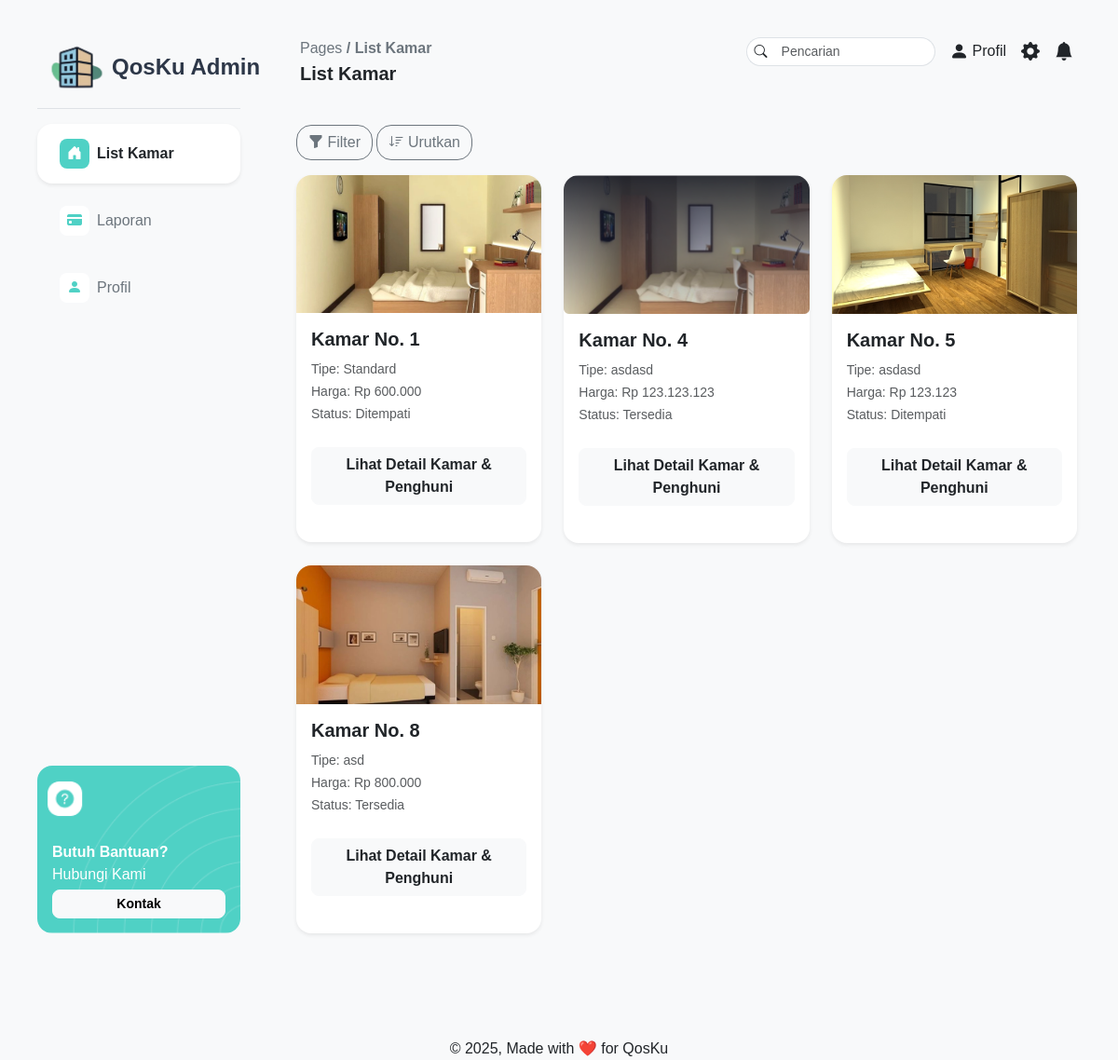
The page /pages/admin/dashboard.php (signed in) on the database its author committed.
### tables this page shows
CREATE TABLE `kamar_kos` (
  `idKamar` int(11) NOT NULL,
  `nomorKamar` int(11) NOT NULL,
  `tipeKamar` varchar(255) NOT NULL,
  `harga` int(11) NOT NULL,
  `statusKetersediaan` enum('Tersedia','Ditempati','Dalam Perbaikan') NOT NULL DEFAULT 'Tersedia',
  `deskripsi` varchar(255) NOT NULL,
  `gambar` varchar(255) NOT NULL
);

### pages/admin/dashboard.php (the view, shortened to what this page needs)
<?php
require_once '../../php/connect.php';
$query = "SELECT * FROM kamar_kos ORDER BY nomorKamar";
$result = $connect->query($query);
$rooms = [];
if ($result) {
  $rooms = $result->fetch_all(MYSQLI_ASSOC);
}
?>
<!DOCTYPE html>
<html lang="en">
<head>
  <link href="https://cdn.jsdelivr.net/npm/bootstrap@5.3.6/dist/css/bootstrap.min.css" rel="stylesheet"
>
  <link rel="stylesheet" href="../../assets/css/style.css">
  <link rel="stylesheet" href="https://cdn.jsdelivr.net/npm/bootstrap-icons@1.13.1/font/bootstrap-icons.min.css">
</head>
<body class="bg-light">
  <div class="d-flex min-vh-100 ms-4 me-4">
    <nav class="bg-transparent p-3 me-4 d-flex flex-column flex-shrink-0" style="width: 250px;">
      <a class="navbar-brand fw-bold fs-4 pt-3 border-bottom" href="#" style="color: #2D3748;">
        <img src="../../assets/img/QosKuIMG.png" class="mb-1" alt="Logo" height="80">QosKu Admin
      </a>
      <div class="flex-grow-1 mt-3 d-flex flex-column justify-content-between h-100">
        <ul class="nav flex-column">
          <li class="nav-item mb-2">
            <div class="bg-white rounded-4 shadow-sm py-2 px-2 d-flex align-items-center">
              <a href="#" class="nav-link text-dark fw-bold d-flex align-items-center gap-2">
                <span class="d-flex justify-content-center align-items-center rounded-3"
                  style="width: 32px; height: 32px; background-color: #4FD1C5;">
                  <i class="bi bi-house-door-fill text-white"></i>
                </span>
                List Kamar
              </a>
            </div>
          </li>
          <li class="nav-item mb-2">
            <div class="bg-transparent rounded-4 py-2 px-2 d-flex align-items-center">
              <a href="#" class="nav-link text-secondary d-flex align-items-center gap-2">
                <span class="d-flex justify-content-center align-items-center rounded-3 bg-white"
                  style="width: 32px; height: 32px;">
                  <i class="bi bi-credit-card-fill" style="color: #4FD1C5;"></i>
                </span>
                Laporan
              </a>
            </div>
          </li>
          <li class="nav-item mb-2">
            <div class="bg-transparent rounded-4 py-2 px-2 d-flex align-items-center">
              <a href="#" class="nav-link text-secondary d-flex align-items-center gap-2">
                <span class="d-flex justify-content-center align-items-center rounded-3 bg-white"
                  style="width: 32px; height: 32px;">
                  <i class="bi bi-person-fill" style="color: #4FD1C5;"></i>
                </span>
                Profil
              </a>
            </div>
          </li>
        </ul>
        <div class="position-relative mt-auto rounded-4"
          style="height: 180px; background-image: url('../../assets/img/backgroundHelp.png'); background-size: cover; background-position: center;">
          <div class="text-white position-absolute bottom-0 w-100 start-0 px-3 pb-3 text-white">
            <p class="fw-bold fs-6 mb-0">Butuh Bantuan?</p>
            <p class="fs-6 mt-0 mb-1">Hubungi Kami</p>
            <button class="btn btn-sm btn-light w-100 rounded-3 fw-bold">Kontak</button>
          </div>
        </div>
      </div>
    </nav>
    <div class="flex-grow-1">
      <div class="d-flex justify-content-between mt-4 px-4 pt-3 bg-transparent">
        <div>
          <p class="mb-0 fs-6 text-secondary">Pages <b>/ List Kamar</b></p>
          <p class="fs-5 fw-bold">List Kamar</p>
        </div>
        <div class="d-flex align-items-start gap-3">
          <div class="input-group input-group-sm">
            <span class="input-group-text bg-white rounded-4 border-end-0 rounded-end-0">
              <i class="bi bi-search"></i>
            </span>
            <input type="text" class="form-control border-start-0 rounded-4 rounded-start-0" placeholder="Pencarian">
          </div>
          <div class="d-flex align-items-center gap-1">
            <i class="bi bi-person-fill fs-5"></i>
            <span class="fs-6">Profil</span>
          </div>
          <i class="bi bi-gear-fill fs-5"></i>
          <i class="bi bi-bell-fill fs-5"></i>
        </div>
      </div>
      <div class="container-fluid pt-4 pb-3">
        <div class="d-flex justify-content-between align-items-center mb-3 px-2">
          <div>
            <button class="btn btn-outline-secondary rounded-4"><i class="bi bi-funnel-fill"></i> Filter</button>
            <button class="btn btn-outline-secondary rounded-4"><i class="bi bi-sort-down"></i> Urutkan</button>
          </div>
        </div>
        <div class="row g-4 px-2">
        <?php foreach ($rooms as $room): ?>
          <div class="col-md-4">
            <div class="card shadow-sm border-0 rounded-4 overflow-hidden">
              <?php
              $imagePath = !empty($room['gambar']) ? "../../assets/img/" . $room['gambar'] : "../../assets/img/backgroundKamar.png";
              ?>
              <img src="<?= $imagePath ?>" class="card-img-top" alt="Kamar No. <?= htmlspecialchars($room['nomorKamar']) ?>">
              <div class="card-body">
                <h5 class="card-title fw-bold">Kamar No. <?= htmlspecialchars($room['nomorKamar']) ?></h5>
                <p class="card-text">
                  <small class="text-muted">Tipe: <?= htmlspecialchars($room['tipeKamar']) ?></small><br>
                  <small class="text-muted">Harga: Rp <?= number_format($room['harga'], 0, ',', '.') ?></small><br>
                  <small class="text-muted">Status: <?= htmlspecialchars($room['statusKetersediaan']) ?></small>
                </p>
                <div class="d-flex justify-content-center my-4">
                  <button class="btn btn-light text-dark px-4 rounded-3 fw-bold w-100">Lihat Detail Kamar & Penghuni</button>
                </div>
              </div>
            </div>
          </div>
        <?php endforeach; ?>
      </div>
      </div>
    </div>
  </div>
  <div class="footer text-center mt-5 pt-5">
    &copy; 2025, Made with ❤️ for QosKu
  </div>
</body>
</html>

### assets/css/style.css (style rules this page uses)
body { font-family: Helvetica, Arial, sans-serif; }

### rows shown on the page
kamar_kos: gambar (picture), nomorKamar "1", tipeKamar "Standard", harga "600.000", statusKetersediaan "Ditempati"
kamar_kos: shows a picture, nomorKamar "4", tipeKamar "asdasd", harga "123.123.123", statusKetersediaan "Tersedia"
kamar_kos: gambar (picture), nomorKamar "5", tipeKamar "asdasd", harga "123.123", statusKetersediaan "Ditempati"
kamar_kos: gambar (picture), nomorKamar "8", tipeKamar "asd", harga "800.000", statusKetersediaan "Tersedia"
